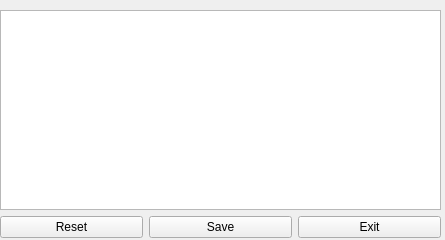
<?xml version="1.0" encoding="UTF-8"?>
<ui version="4.0">
 <class>DatabaseEditor_UI</class>
 <widget class="QMainWindow" name="DatabaseEditor_UI">
  <property name="geometry">
   <rect>
    <x>0</x>
    <y>0</y>
    <width>445</width>
    <height>240</height>
   </rect>
  </property>
  <property name="windowTitle">
   <string>Database Editor</string>
  </property>
  <widget class="QWidget" name="centralwidget">
   <widget class="QWidget" name="">
    <property name="geometry">
     <rect>
      <x>0</x>
      <y>10</y>
      <width>441</width>
      <height>228</height>
     </rect>
    </property>
    <layout class="QVBoxLayout" name="verticalLayout">
     <item>
      <widget class="QTableView" name="tableView">
       <property name="sortingEnabled">
        <bool>true</bool>
       </property>
      </widget>
     </item>
     <item>
      <layout class="QHBoxLayout" name="horizontalLayout">
       <item>
        <widget class="QPushButton" name="btnReset">
         <property name="text">
          <string>Reset</string>
         </property>
        </widget>
       </item>
       <item>
        <widget class="QPushButton" name="pushButton_3">
         <property name="text">
          <string>Save</string>
         </property>
        </widget>
       </item>
       <item>
        <widget class="QPushButton" name="pushButton_2">
         <property name="text">
          <string>Exit</string>
         </property>
        </widget>
       </item>
      </layout>
     </item>
    </layout>
   </widget>
  </widget>
 </widget>
 <resources/>
 <connections>
  <connection>
   <sender>pushButton_2</sender>
   <signal>released()</signal>
   <receiver>DatabaseEditor_UI</receiver>
   <slot>close()</slot>
   <hints>
    <hint type="sourcelabel">
     <x>294</x>
     <y>228</y>
    </hint>
    <hint type="destinationlabel">
     <x>317</x>
     <y>206</y>
    </hint>
   </hints>
  </connection>
 </connections>
</ui>
